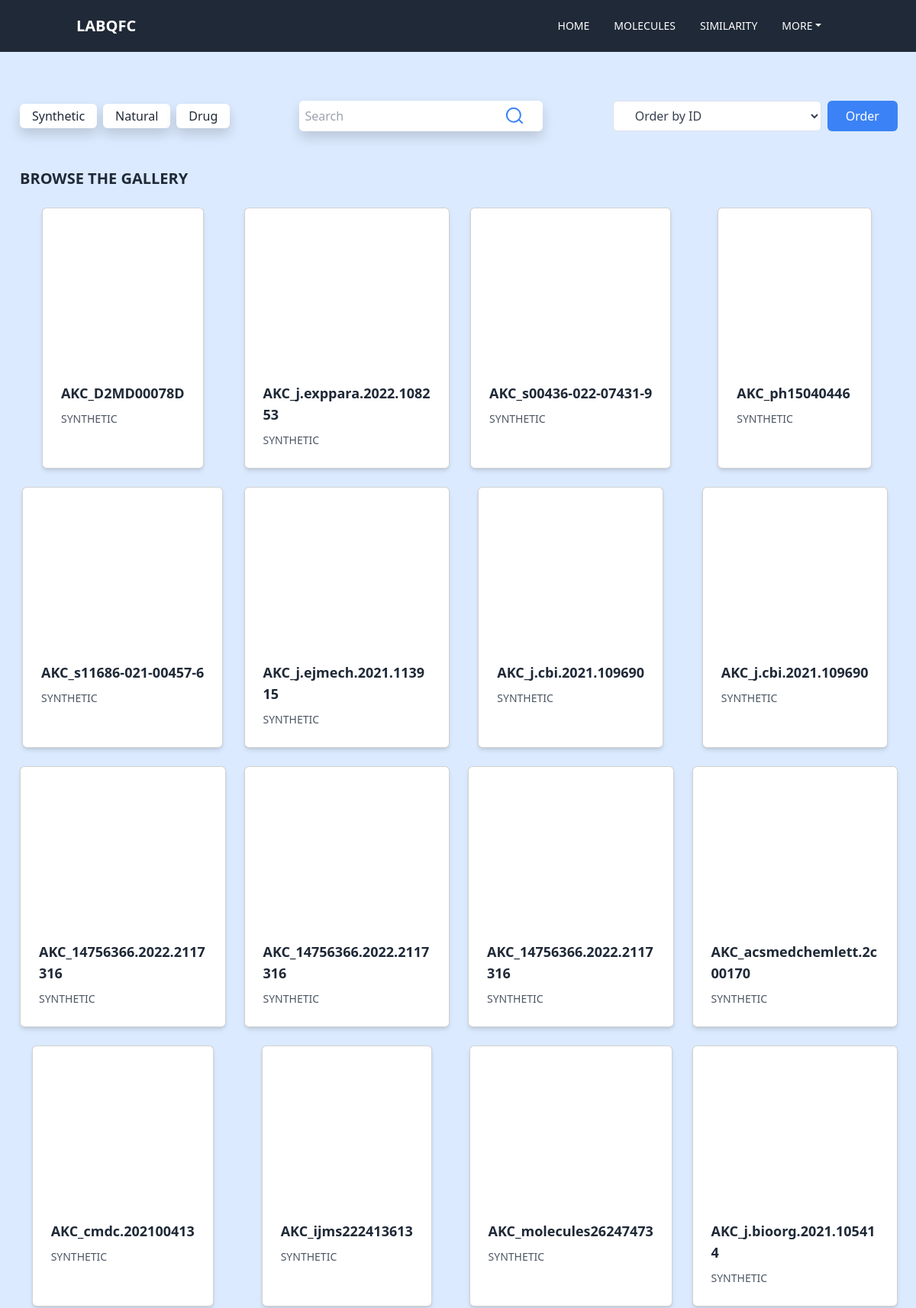
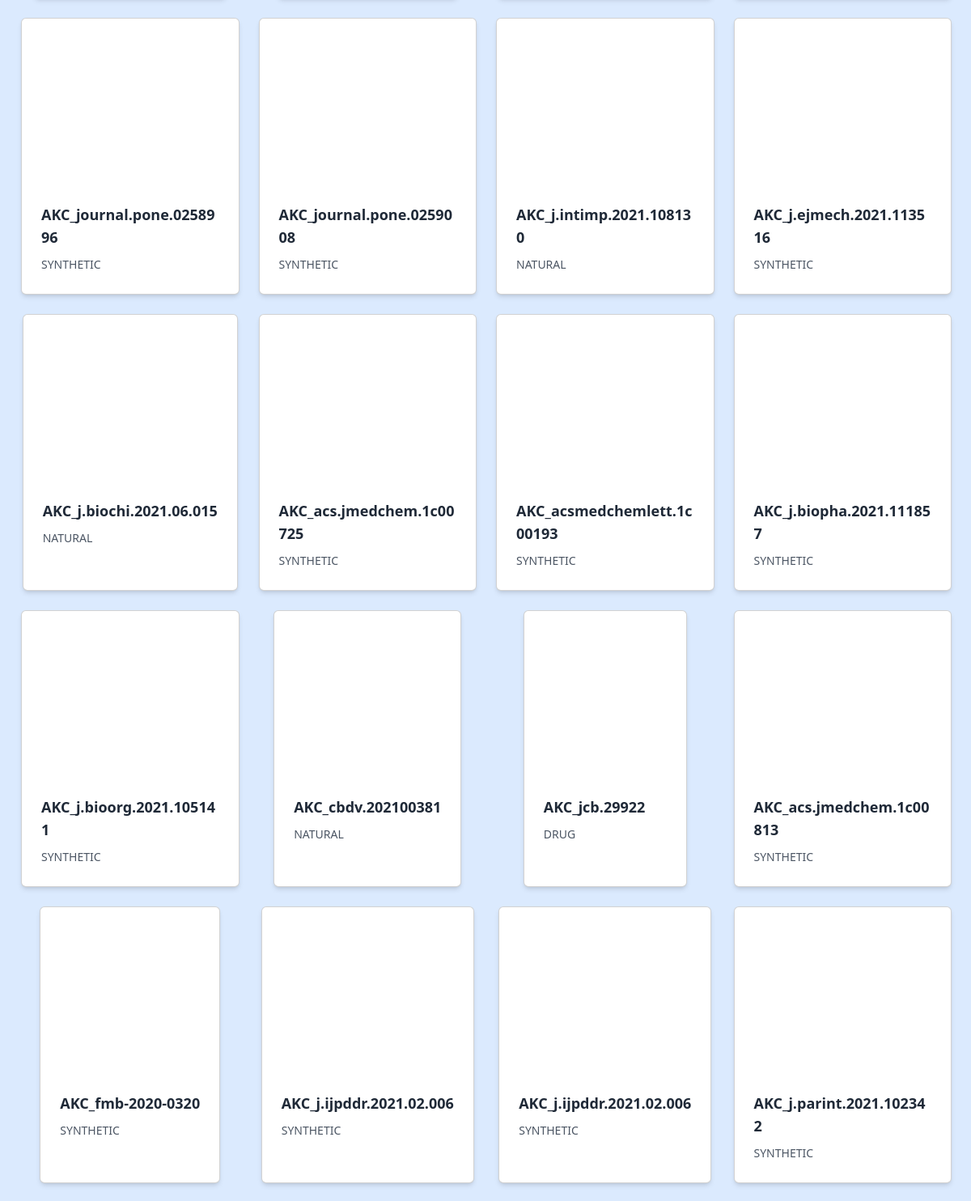
The page /moleculas/?page=2 (upper part) on the database its author committed (2 pictures, top to bottom).
### galeria/models.py (models this page shows, shortened)
class similaridade(models.Model):
    OPCOES_CATEGORIA = [
        ("SYNTHETIC", "Synthetic"),
        ("NATURAL", "Natural"),
        ("DRUG", "Drug"),
    ]
    id = models.BigAutoField(auto_created=True, primary_key=True)
    nome = models.CharField(max_length=100, blank=False, default='')
    smile = models.CharField(max_length=300)
    categoria = models.CharField(max_length=100, choices=OPCOES_CATEGORIA, default='')
    sdf = models.FileField(upload_to='sdfs/')
    url = models.URLField(blank=True, null=True)
    observacoes_admin = models.TextField("Observações do Administrador", blank=True, null=True)
    publicada = models.BooleanField(default=False)
    data_mol = models.DateTimeField(default=datetime.now, blank=False)

### galeria/views.py (the view)
# urls.py: path('moleculas/', views.moleculas, name="moleculas"),
def moleculas(request):
    mol_list = similaridade.objects.order_by("id").filter(publicada=True)
    paginator = Paginator(mol_list, 96)  # 96 cards por página
    page_number = request.GET.get('page')
    mol = paginator.get_page(page_number)
    return render(request, 'galeria/moleculas.html',  {"cards": mol})

### Templates/galeria/moleculas.html (shortened to what this page needs)
{% load static %}
<!DOCTYPE html>
<html>
<head>
    <link href="https://cdn.jsdelivr.net/npm/bootstrap@5.3.0-alpha3/dist/css/bootstrap.min.css" rel="stylesheet"
>
    <script src="https://cdn.tailwindcss.com"></script>
</head>
<body class="bg-blue-100">
{% include 'galeria/partials/_menu.html' %}
    <div class="bg-blue-100 py-4 ml-0.5 mt-10">
        <div class="max-w-7xl mx-auto px-6 flex flex-col lg:flex-row justify-between items-center gap-6">
            <div class="flex items-center space-x-4">
                <div class="flex space-x-2">
                    <a href="{% url 'buscar' %}?categoria=Synthetic"
                        class="px-3 py-1 bg-white text-gray-800 rounded-md shadow hover:bg-gray-100">Synthetic</a>
                    <a href="{% url 'buscar' %}?categoria=Natural"
                        class="px-3 py-1 bg-white text-gray-800 rounded-md shadow hover:bg-gray-100">Natural</a>
                    <a href="{% url 'buscar' %}?categoria=Drug"
                        class="px-3 py-1 bg-white text-gray-800 rounded-md shadow hover:bg-gray-100">Drug</a>
                </div>
            </div>
            <div class="flex items-center bg-white shadow rounded-md">
                <form action="{% url 'buscar' %}" class="flex">
                    <input class="p-2 text-gray-800 rounded-l-md focus:outline-none" type="text" name="buscar"
                        placeholder="Search" />
                    <button type="submit" class="px-4 rounded-r-md text-blue-500 hover:text-blue-600">
                        <svg xmlns="http://www.w3.org/2000/svg" class="h-6 w-6" fill="none" viewBox="0 0 24 24"
                            stroke="currentColor">
                            <path stroke-linecap="round" stroke-linejoin="round" stroke-width="2"
                                d="M21 21l-4.35-4.35m0 0a9 9 0 11-12.7-12.7 9 9 0 0112.7 12.7z" />
                        </svg>
                    </button>
                </form>
            </div>
            <form action="{% url 'ordenar_moleculas' %}" method="get" class="flex items-center space-x-2 ml-0.5">
                <select name="ordenacao"
                    class="bg-white border border-gray-300 text-gray-700 h-10 px-4 pr-8 rounded leading-tight focus:outline-none focus:bg-white focus:border-blue-500">
                    <option value="nome">Order by ID</option>
                </select>
                <button type="submit"
                    class="px-4 py-2 bg-blue-500 text-white rounded hover:bg-blue-600 focus:outline-none focus:bg-blue-700">
                    Order
                </button>
            </form>
        </div>
    </div>
    <section class="galeria bg-blue-100 py-4 ml-0.5">
        <div class="max-w-7xl mx-auto px-6">
            <h2 class="text-gray-800 text-xl font-semibold mb-4">BROWSE THE GALLERY</h2>
            <div class="grid grid-cols-1 sm:grid-cols-2 md:grid-cols-3 lg:grid-cols-4 xl:grid-cols-6 gap-6">
                {% if cards %}
                {% for mol in cards %}
                <div class="card bg-white rounded-md shadow-md max-w-xs mx-auto">
                    <a href="{% url 'imagem' mol.id %}">
                        <div id="molViewer_{{ mol.id }}" style="width: 200px; height: 200px; padding-top: 20px;"
                            class="mt-1"></div>
                    </a>
                    <div class="p-4">
                        <p class="text-gray-800 font-semibold text-lg" style="word-break: break-word;">{{ mol.nome }}
                        </p>
                        <div class="flex justify-between items-center mt-2">
                            <p class="text-gray-600 text-sm">{{ mol.categoria }}</p>
                            <img src="{% static '/assets/ícones/1x/favorite_outline.png' %}" alt="ícone de coração"
                                class="w-6 h-6">
                        </div>
                    </div>
                </div>
                {% endfor %}
                {% else %}
                <div class="imagem_texto text-gray-800">
                    <p>Moléculas não encontradas</p>
                </div>
                {% endif %}
            </div>
        </div>
    </section>
</body>
</html>

### rows shown on the page
similaridade: nome "AKC_D2MD00078D", categoria "SYNTHETIC"
similaridade: nome "AKC_j.exppara.2022.108253", categoria "SYNTHETIC"
similaridade: nome "AKC_s00436-022-07431-9", categoria "SYNTHETIC"
similaridade: nome "AKC_ph15040446", categoria "SYNTHETIC"
similaridade: nome "AKC_s11686-021-00457-6", categoria "SYNTHETIC"
similaridade: nome "AKC_j.ejmech.2021.113915", categoria "SYNTHETIC"
similaridade: nome "AKC_j.cbi.2021.109690", categoria "SYNTHETIC"
similaridade: nome "AKC_j.cbi.2021.109690", categoria "SYNTHETIC"
similaridade: nome "AKC_14756366.2022.2117316", categoria "SYNTHETIC"
similaridade: nome "AKC_14756366.2022.2117316", categoria "SYNTHETIC"
similaridade: nome "AKC_14756366.2022.2117316", categoria "SYNTHETIC"
similaridade: nome "AKC_acsmedchemlett.2c00170", categoria "SYNTHETIC"
similaridade: nome "AKC_cmdc.202100413", categoria "SYNTHETIC"
similaridade: nome "AKC_ijms222413613", categoria "SYNTHETIC"
similaridade: nome "AKC_molecules26247473", categoria "SYNTHETIC"
similaridade: nome "AKC_j.bioorg.2021.105414", categoria "SYNTHETIC"
similaridade: nome "AKC_journal.pone.0258996", categoria "SYNTHETIC"
similaridade: nome "AKC_journal.pone.0259008", categoria "SYNTHETIC"
similaridade: nome "AKC_j.intimp.2021.108130", categoria "NATURAL"
similaridade: nome "AKC_j.ejmech.2021.113516", categoria "SYNTHETIC"
similaridade: nome "AKC_j.biochi.2021.06.015", categoria "NATURAL"
similaridade: nome "AKC_acs.jmedchem.1c00725", categoria "SYNTHETIC"
similaridade: nome "AKC_acsmedchemlett.1c00193", categoria "SYNTHETIC"
similaridade: nome "AKC_j.biopha.2021.111857", categoria "SYNTHETIC"
similaridade: nome "AKC_j.bioorg.2021.105141", categoria "SYNTHETIC"
similaridade: nome "AKC_cbdv.202100381", categoria "NATURAL"
similaridade: nome "AKC_jcb.29922", categoria "DRUG"
similaridade: nome "AKC_acs.jmedchem.1c00813", categoria "SYNTHETIC"
similaridade: nome "AKC_fmb-2020-0320", categoria "SYNTHETIC"
similaridade: nome "AKC_j.ijpddr.2021.02.006", categoria "SYNTHETIC"
similaridade: nome "AKC_j.ijpddr.2021.02.006", categoria "SYNTHETIC"
similaridade: nome "AKC_j.parint.2021.102342", categoria "SYNTHETIC"
